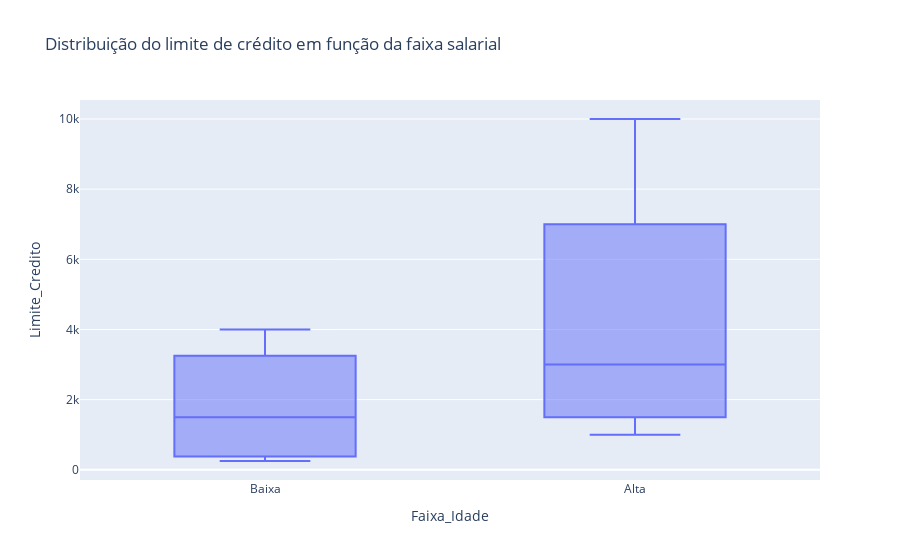

Here is the notebook cell this chart was saved with:
### Markdown cell above
Por fim, faremos o mesmo, mas com a variável idade para saber se pessoas mais velhas tendem a ter concessão de crédito facilitada.

### Code cell
df['Faixa_Idade'] = pd.qcut(df['Idade'],q=2, labels =['Baixa', 'Alta'])
fig = px.box(df,
             x='Faixa_Idade',
             y='Limite_Credito',
             title= 'Distribuição do limite de crédito em função da faixa salarial')

fig.show()

### Figure 1 — Plotly figure (JSON) as saved in the notebook; plotly's stock layout.template omitted (floating-point values rounded to 4 significant figures)
{"data": [{"alignmentgroup": "True", "hovertemplate": "Faixa_Idade=%{x}<br>Limite_Credito=%{y}<extra></extra>", "legendgroup": "", "marker": {"color": "#636efa"}, "name": "", "notched": false, "offsetgroup": "", "orientation": "v", "showlegend": false, "x": ["Baixa", "Baixa", "Alta", "Alta", "Alta", "Alta", "Baixa", "Baixa"], "x0": " ", "xaxis": "x", "y": [2500, 4000, 4000, 1000, 10000, 2000, 500, 250], "y0": " ", "yaxis": "y", "type": "box"}], "layout": {"xaxis": {"anchor": "y", "domain": [0.0, 1.0], "title": {"text": "Faixa_Idade"}}, "yaxis": {"anchor": "x", "domain": [0.0, 1.0], "title": {"text": "Limite_Credito"}}, "legend": {"tracegroupgap": 0}, "title": {"text": "Distribuição do limite de crédito em função da faixa salarial"}, "boxmode": "group"}}
